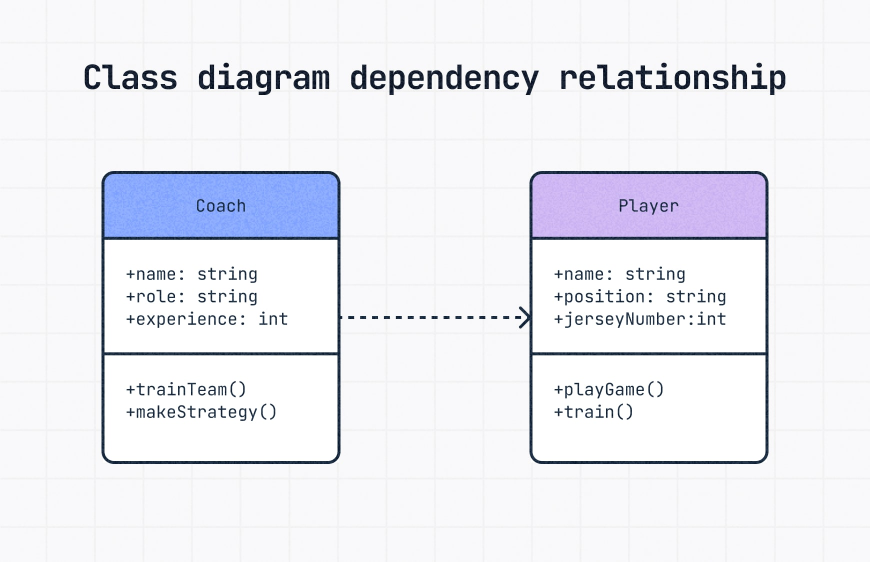
#> input picture test-images/test5.jpg, 1740 x 1123 px (shown at 1/2 size)
$ python -i preprocessor.py   (imports and definitions only)
#> lines starting #> are read from the running program, lines starting #| are printed output that depends on the picture; after the words box and inside, x2 and y2 are one past the last pixel; in counts of white or black regions, pixels touching at a corner belong together
from __future__ import annotations

import cv2
import numpy as np
import numpy.typing as npt


# [6 lines left out: function load_image, not called in this run]


def to_grayscale(img: np.ndarray) -> np.ndarray:
    return cv2.cvtColor(img, cv2.COLOR_BGR2GRAY)


# [15 lines left out: functions to_binary, preprocess, not called in this run]


# ---------------------------------------------------------------------------
# Screenshots and canvas exports (UI-drawn diagrams, as opposed to clean renders)
# ---------------------------------------------------------------------------

# Grey levels: outlines up to this brightness count as ink; never go above the ceiling
# or faint grid lines (~#e2e2e8) would become ink too.
INK_FLOOR = 200
INK_CEILING = 225
BGRA_CHANNELS = 4
ALPHA_OPAQUE = 255.0


# [11 lines left out: function flatten_alpha, not called in this run]


def ink_binary(gray: npt.NDArray[np.uint8]) -> npt.NDArray[np.uint8]:
    """Binary-inverted image where outlines drawn in light gray still count as ink.

    Otsu alone splits dark text from the page, which can put a mid-gray outline
    (a common UI border colour) on the background side and erase the node
    entirely. Using the brighter of Otsu and a fixed floor keeps those outlines
    while still excluding near-white grid lines and shadows. Thresholded
    unblurred: blurring a 2px light-grey outline pushes it back above the cutoff."""
    otsu, _ = cv2.threshold(gray, 0, 255, cv2.THRESH_BINARY_INV + cv2.THRESH_OTSU)
    threshold = min(INK_CEILING, max(otsu, INK_FLOOR))
    _, binary = cv2.threshold(gray, threshold, 255, cv2.THRESH_BINARY_INV)
    kernel = cv2.getStructuringElement(cv2.MORPH_RECT, (3, 3))
    return np.asarray(cv2.morphologyEx(binary, cv2.MORPH_CLOSE, kernel), dtype=np.uint8)


# [8 lines left out: function preprocess_ink, not called in this run]


# Light fills (a coloured header, a tinted box) sit below the ink floor and would
# turn whole compartments into solid ink. When the wide binary has this much solid
# area and the plain Otsu one does not, the outlines are dark enough for Otsu.
SOLID_KERNEL = 9
SOLID_FILL_FRACTION = 0.01


def _solid_fraction(binary: npt.NDArray[np.uint8]) -> float:
    kernel = cv2.getStructuringElement(cv2.MORPH_RECT, (SOLID_KERNEL, SOLID_KERNEL))
    return float((cv2.morphologyEx(binary, cv2.MORPH_OPEN, kernel) > 0).mean())


def class_ink_binary(gray: npt.NDArray[np.uint8]) -> npt.NDArray[np.uint8]:
    """Binary-inverted ink for class diagrams: ink_binary(), unless that turns
    light box fills into solid ink, in which case plain Otsu (dark strokes only)."""
    wide = ink_binary(gray)
    if _solid_fraction(wide) <= SOLID_FILL_FRACTION:
        return wide
    otsu, _ = cv2.threshold(gray, 0, 255, cv2.THRESH_BINARY_INV + cv2.THRESH_OTSU)
    _, dark = cv2.threshold(gray, otsu, 255, cv2.THRESH_BINARY_INV)
    kernel = cv2.getStructuringElement(cv2.MORPH_RECT, (3, 3))
    dark = np.asarray(cv2.morphologyEx(dark, cv2.MORPH_CLOSE, kernel), dtype=np.uint8)
    return dark if _solid_fraction(dark) < _solid_fraction(wide) / 2 else wide


# [7 lines left out: function preprocess_class_ink, not called in this run]


# Darkest thresholds tried, in order, when a coloured node fill is dark enough to count as ink.
ACTIVITY_FILL_THRESHOLDS = (150, 120, 90, 60)


def activity_ink_binary(gray: npt.NDArray[np.uint8]) -> npt.NDArray[np.uint8]:
    """Binary-inverted ink for activity diagrams. Starts from class_ink_binary(); if a coloured
    node fill (purple, green, red...) is still dark enough to be solid ink, the threshold is
    lowered until fills fall back to background and only outlines, lines and text remain."""
    binary = class_ink_binary(gray)
    if _solid_fraction(binary) <= SOLID_FILL_FRACTION:
        return binary
    kernel = cv2.getStructuringElement(cv2.MORPH_RECT, (3, 3))
    for threshold in ACTIVITY_FILL_THRESHOLDS:
        _, darker = cv2.threshold(gray, threshold, 255, cv2.THRESH_BINARY_INV)
        darker = np.asarray(cv2.morphologyEx(darker, cv2.MORPH_CLOSE, kernel), dtype=np.uint8)
        if _solid_fraction(darker) <= SOLID_FILL_FRACTION:
            return darker
    return binary


# [7 lines left out: function preprocess_activity_ink, not called in this run]

>>> import cv2
>>> picture = cv2.imread('../../test-images/test5.jpg', cv2.IMREAD_GRAYSCALE)
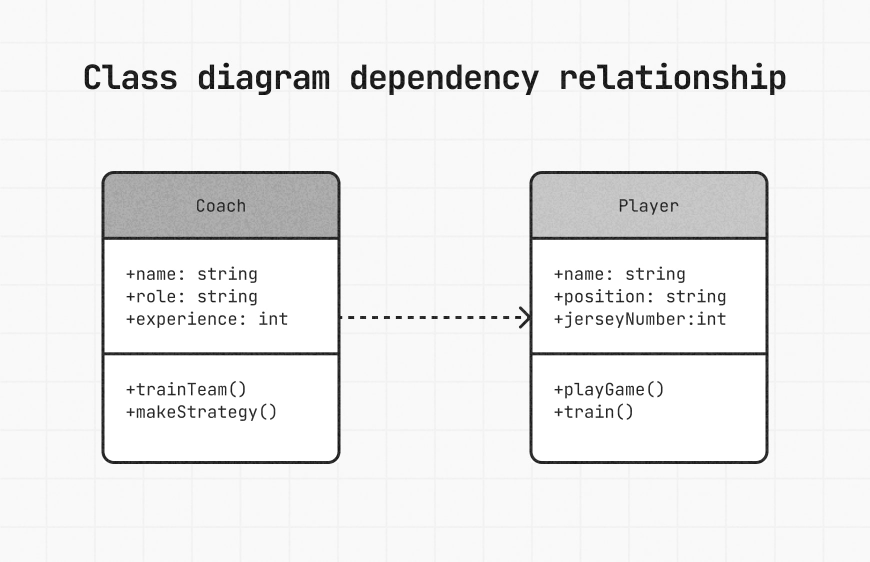
#> picture: shape (1123, 1740) (shown at 1/2 size); min 0, max 255, mean 237.3
>>> result = activity_ink_binary(picture)
#> in ink_binary, `otsu, _ = cv2.threshold(gray, 0, 255, cv2.THRESH_BINARY_INV + cv2.THRE..`: otsu = 146
#> in ink_binary, `threshold = min(INK_CEILING, max(otsu, INK_FLOOR))`: threshold = 200
#> in ink_binary, `_, binary = cv2.threshold(gray, threshold, 255, cv2.THRESH_BINARY_INV)`:
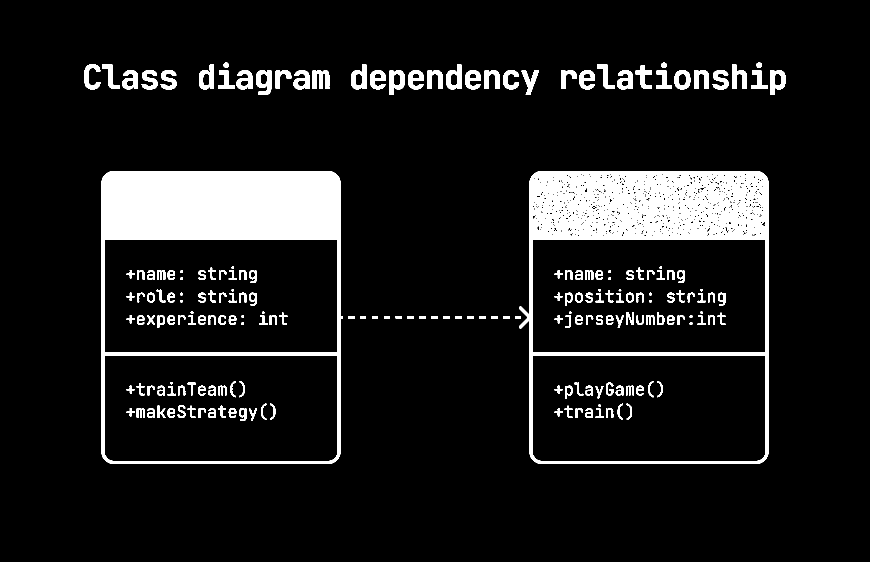
#> binary: shape (1123, 1740) (shown at 1/2 size); 9.9% white; 207 white regions (5 under 20 px), largest, box (x1, y1, x2, y2) and area: (203, 342, 685, 928) 77087, (1038, 342, 1537, 928) 68825, (512, 140, 543, 190) 1005
#> in ink_binary, `return np.asarray(cv2.morphologyEx(binary, cv2.MORPH_CLOSE, kernel), d..`:
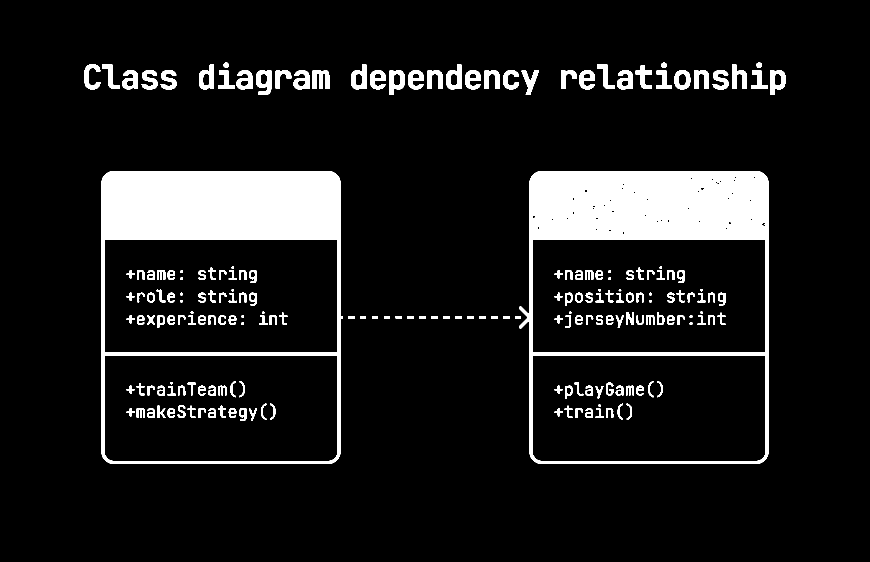
#> returned value: shape (1123, 1740) (shown at 1/2 size); 10.3% white; 202 white regions, largest, box (x1, y1, x2, y2) and area: (203, 342, 685, 928) 77087, (1038, 342, 1537, 928) 76890, (512, 140, 543, 190) 1012
#> in class_ink_binary, `otsu, _ = cv2.threshold(gray, 0, 255, cv2.THRESH_BINARY_INV + cv2.THRE..`: otsu = 146
#> in class_ink_binary, `_, dark = cv2.threshold(gray, otsu, 255, cv2.THRESH_BINARY_INV)`:
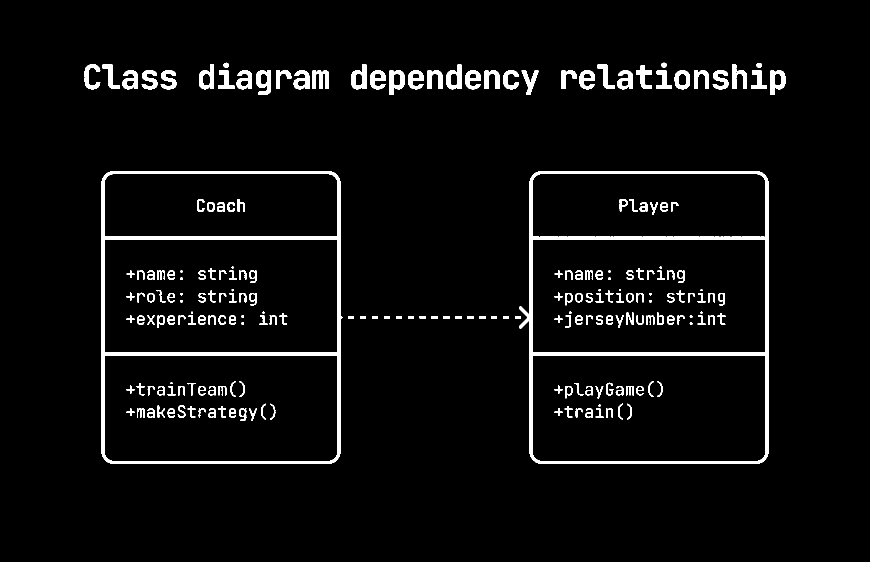
#> dark: shape (1123, 1740) (shown at 1/2 size); 4.1% white; 213 white regions (12 under 20 px), largest, box (x1, y1, x2, y2) and area: (1038, 342, 1537, 928) 18797, (203, 342, 685, 928) 18506, (512, 141, 542, 190) 927
#> in class_ink_binary, `dark = np.asarray(cv2.morphologyEx(dark, cv2.MORPH_CLOSE, kernel), dty..`: dark: shape (1123, 1740); 4.2% white; 213 white regions (12 under 20 px), largest, box (x1, y1, x2, y2) and area: (1038, 342, 1537, 928) 18823, (203, 342, 685, 928) 18506, (512, 141, 542, 190) 935
